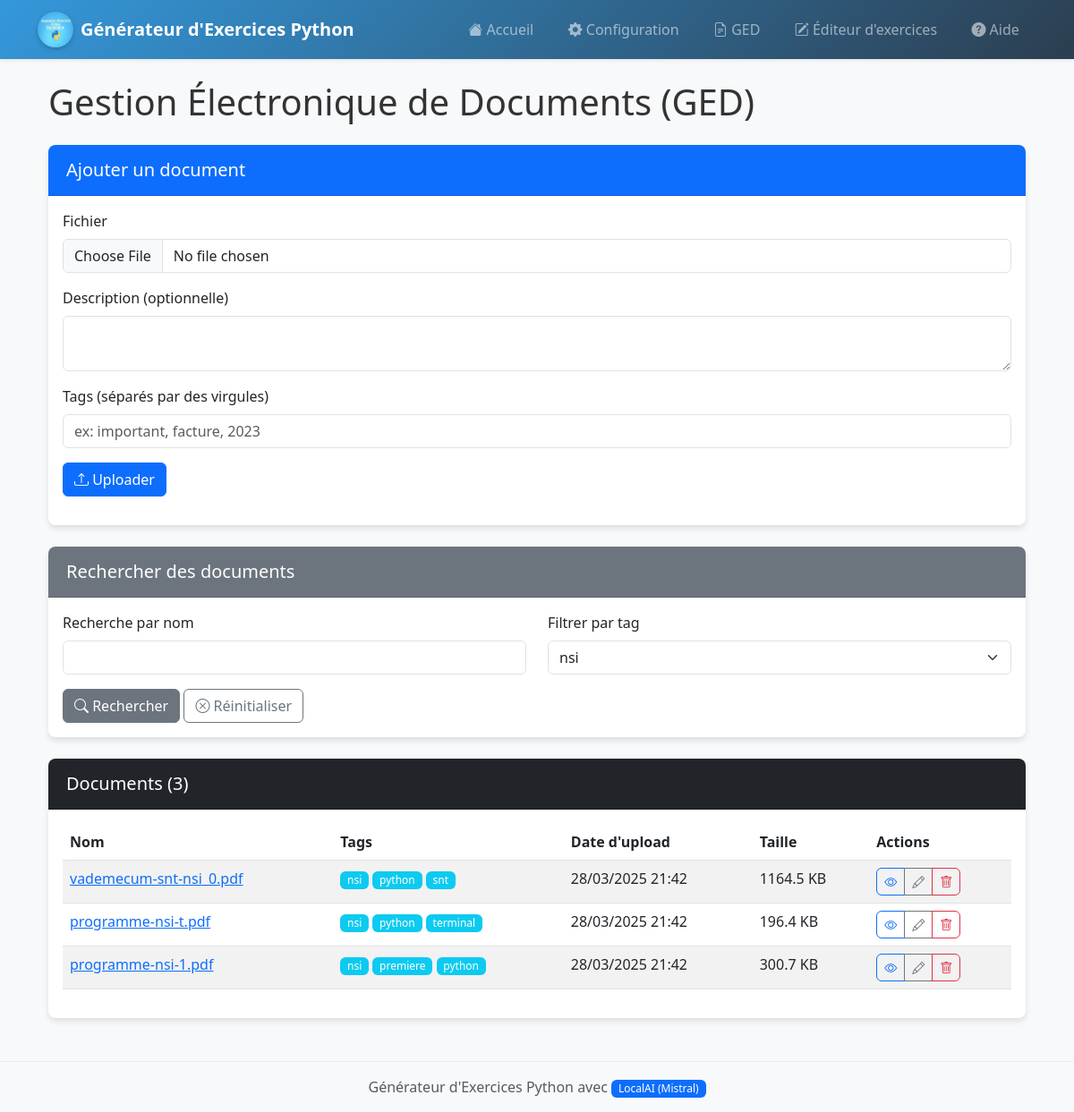
Screenshot of /ged/search?tag=nsi with the database file from the repository.
### app.py (models this page shows)
class Document(db.Model):
    id = db.Column(db.Integer, primary_key=True)
    nom_fichier = db.Column(db.String(255), nullable=False)
    nom_unique = db.Column(db.String(36), unique=True)  # UUID4
    date_upload = db.Column(db.DateTime, default=db.func.current_timestamp())
    taille_fichier = db.Column(db.Integer)  # Taille en octets
    type_mime = db.Column(db.String(100))  # Type MIME du fichier
    description = db.Column(db.Text)  # Description optionnelle
    user_id = db.Column(db.Integer)
    tags = db.relationship('Tag', secondary='document_tags', backref='documents')

class Tag(db.Model):
    id = db.Column(db.Integer, primary_key=True)
    nom = db.Column(db.String(50), unique=True)

### app.py (the view)
@app.route('/ged/search')
def search_documents():
    query = request.args.get('q', '')
    tag = request.args.get('tag', '')
    documents_query = Document.query
    if query:
        documents_query = documents_query.filter(Document.nom_fichier.ilike(f'%{query}%'))
    if tag:
        documents_query = documents_query.join(Document.tags).filter(Tag.nom == tag)
    documents = documents_query.order_by(Document.date_upload.desc()).all()
    tags = Tag.query.order_by(Tag.nom).all()
    return render_template('ged.html', documents=documents, tags=tags, query=query, selected_tag=tag)

### templates/ged.html (shortened to what this page needs)
{% extends "layout.html" %}
{% block content %}
<div class="container">
    <h1 class="mb-4">Gestion Électronique de Documents (GED)</h1>
    <div class="card mb-4">
        <div class="card-header bg-primary text-white">
            <h5 class="mb-0">Ajouter un document</h5>
        </div>
        <div class="card-body">
            <form id="uploadForm" enctype="multipart/form-data">
                <div class="mb-3">
                    <label for="file" class="form-label">Fichier</label>
                    <input type="file" class="form-control" id="file" name="file" required>
                </div>
                <div class="mb-3">
                    <label for="description" class="form-label">Description (optionnelle)</label>
                    <textarea class="form-control" id="description" name="description" rows="2"></textarea>
                </div>
                <div class="mb-3">
                    <label for="tags" class="form-label">Tags (séparés par des virgules)</label>
                    <input type="text" class="form-control" id="tags" name="tags" placeholder="ex: important, facture, 2023">
                </div>
                <button type="submit" class="btn btn-primary">
                    <i class="bi bi-upload"></i> Uploader
                </button>
            </form>
        </div>
    </div>
    <div class="card mb-4">
        <div class="card-header bg-secondary text-white">
            <h5 class="mb-0">Rechercher des documents</h5>
        </div>
        <div class="card-body">
            <form action="{{ url_for('search_documents') }}" method="get">
                <div class="row">
                    <div class="col-md-6 mb-3">
                        <label for="q" class="form-label">Recherche par nom</label>
                        <input type="text" class="form-control" id="q" name="q" value="{{ query|default('') }}">
                    </div>
                    <div class="col-md-6 mb-3">
                        <label for="tag" class="form-label">Filtrer par tag</label>
                        <select class="form-select" id="tag" name="tag">
                            {% for tag in tags %}
                            <option value="{{ tag.nom }}" {% if selected_tag == tag.nom %}selected{% endif %}>{{ tag.nom }}</option>
                            {% endfor %}
                        </select>
                    </div>
                </div>
                <button type="submit" class="btn btn-secondary">
                    <i class="bi bi-search"></i> Rechercher
                </button>
                {% if query or selected_tag %}
                <a href="{{ url_for('ged') }}" class="btn btn-outline-secondary">
                    <i class="bi bi-x-circle"></i> Réinitialiser
                </a>
                {% endif %}
            </form>
        </div>
    </div>
    <div class="card">
        <div class="card-header bg-dark text-white">
            <h5 class="mb-0">Documents ({{ documents|length }})</h5>
        </div>
        <div class="card-body">
            {% if documents %}
            <div class="table-responsive">
                <table class="table table-striped table-hover">
                    <thead>
                        <tr>
                            <th>Nom</th>
                            <th>Tags</th>
                            <th>Date d'upload</th>
                            <th>Taille</th>
                            <th>Actions</th>
                        </tr>
                    </thead>
                    <tbody>
                        {% for document in documents %}
                        <tr>
                            <td>
                                <a href="{{ url_for('view_document', document_id=document.id) }}" target="_blank">
                                    {{ document.nom_fichier }}
                                </a>
                            </td>
                            <td>
                                {% for tag in document.tags %}
                                <a href="{{ url_for('search_documents', tag=tag.nom) }}" class="badge bg-info text-decoration-none">
                                    {{ tag.nom }}
                                </a>
                                {% endfor %}
                            </td>
                            <td>{{ document.date_upload.strftime('%d/%m/%Y %H:%M') }}</td>
                            <td>{{ (document.taille_fichier / 1024)|round(1) }} KB</td>
                            <td>
                                <div class="btn-group">
                                    <a href="{{ url_for('view_document', document_id=document.id) }}" class="btn btn-sm btn-outline-primary" target="_blank" title="Voir">
                                        <i class="bi bi-eye"></i>
                                    </a>
                                    <a href="{{ url_for('edit_document', document_id=document.id) }}" class="btn btn-sm btn-outline-secondary" title="Modifier">
                                        <i class="bi bi-pencil"></i>
                                    </a>
                                    <button type="button" class="btn btn-sm btn-outline-danger" data-bs-toggle="modal" data-bs-target="#deleteModal{{ document.id }}" title="Supprimer">
                                        <i class="bi bi-trash"></i>
                                    </button>
                                </div>
                            </td>
                        </tr>
                        {% endfor %}
                    </tbody>
                </table>
            </div>
            {% else %}
            <div class="alert alert-info">
                <i class="bi bi-info-circle"></i> Aucun document trouvé.
            </div>
            {% endif %}
        </div>
    </div>
</div>
{% endblock %}

### static/style.css (style rules this page uses)
:root { --primary-color: #3498db; --secondary-color: #2c3e50; --accent-color: #e74c3c; --success-color: #2ecc71; --warning-color: #f39c12; --info-color: #3498db; --light-color: #ecf0f1; --dark-color: #2c3e50; --transition-speed: 0.3s; --box-shadow: 0 4px 6px rgba(0, 0, 0, 0.1); --hover-shadow: 0 6px 12px rgba(0, 0, 0, 0.15); }
body { font-family: 'Segoe UI', Tahoma, Geneva, Verdana, sans-serif; background-color: #f8f9fa; color: #333; transition: background-color var(--transition-speed); }
.card { box-shadow: var(--box-shadow); border: none; margin-bottom: 1.5rem; transition: all var(--transition-speed); border-radius: 0.5rem; overflow: hidden; }
.card-header { font-weight: 600; padding: 1rem 1.25rem; }
.card { animation: fadeIn 0.5s ease-out; }
.form-label { font-weight: 500; transition: all var(--transition-speed); }
.form-select, .form-control { transition: all var(--transition-speed); border-radius: 0.375rem; }
.btn { transition: all var(--transition-speed); border-radius: 0.375rem; position: relative; overflow: hidden; }
.btn::after { content: ''; position: absolute; top: 50%; left: 50%; width: 5px; height: 5px; background: rgba(255, 255, 255, 0.5); opacity: 0; border-radius: 100%; transform: scale(1, 1) translate(-50%, -50%); transform-origin: 50% 50%; }
.badge { transition: all var(--transition-speed); font-weight: 500; }

### rows the page displays
Document: nom_fichier "vademecum-snt-nsi_0.pdf", date_upload "28/03/2025 21:42", (document.taille_fichier/1024)|round(1) "1164.5"
Tag: nom "nsi"
Tag: nom "python"
Tag: nom "snt"
Document: nom_fichier "programme-nsi-t.pdf", date_upload "28/03/2025 21:42", (document.taille_fichier/1024)|round(1) "196.4"
Tag: nom "terminal"
Document: nom_fichier "programme-nsi-1.pdf", date_upload "28/03/2025 21:42", (document.taille_fichier/1024)|round(1) "300.7"
Tag: nom "premiere"

### other values shown
{{ documents|length }} "3"
form field tag "nsi"
